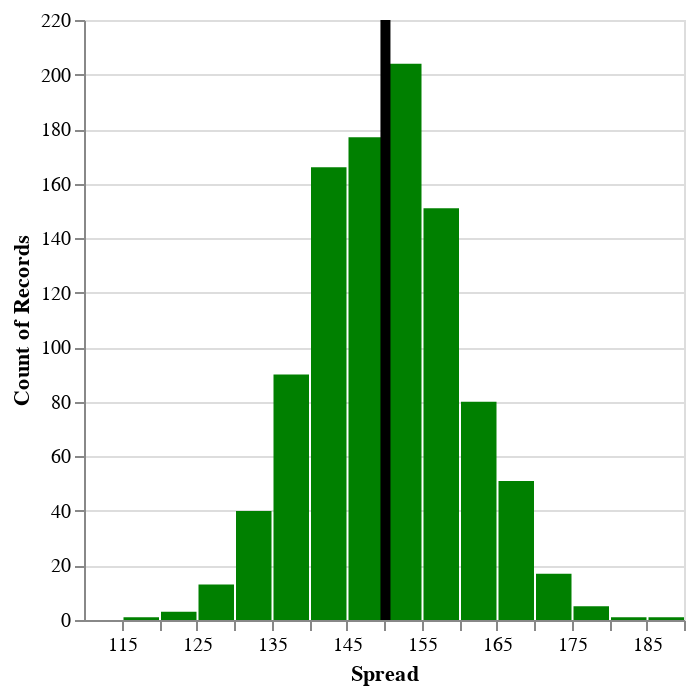

Notebook cell for this chart:
### Code cell
hist+median

### Figure 1 — Vega-Lite specification as saved in the notebook (floating-point values rounded to 4 significant figures; data arrays with more than 128 entries replaced by an {"elided": "..."} marker saying what was removed)
{"config": {"view": {"continuousWidth": 300, "continuousHeight": 300}}, "layer": [{"mark": {"type": "bar", "color": "green"}, "encoding": {"x": {"bin": {"maxbins": 20}, "field": "height", "title": "Spread", "type": "quantitative"}, "y": {"aggregate": "count", "type": "quantitative"}}}, {"mark": {"type": "rule", "color": "black"}, "encoding": {"size": {"value": 5}, "x": {"aggregate": "mean", "field": "height", "type": "quantitative"}}}], "data": {"name": "data-4ba0ef7a9706e2d67472f882ed72685b"}, "$schema": "https://vega.github.io/schema/vega-lite/v5.17.0.json", "datasets": {"data-4ba0ef7a9706e2d67472f882ed72685b": {"elided": "1000 records"}}}
